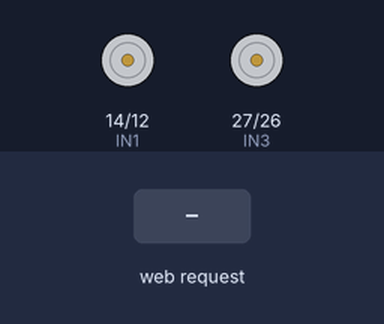
This sketch was run on a simulated ESP32. Parts: motor-driver pin pairs drawn as motors (green arrow = first pin HIGH = forward, orange = second pin HIGH = backward, longer = more drive, scaled by the enable pin). The inputs (shaded band) are chosen by the test bench. WiFi joins after 1.5 s; servers stay silent unless stated; what the sketch prints to the serial monitor is not drawn.

Above: at 2.8 s.
2.9 s: HTTP request GET /cmd?motor=mundur received
At 4.1 s:
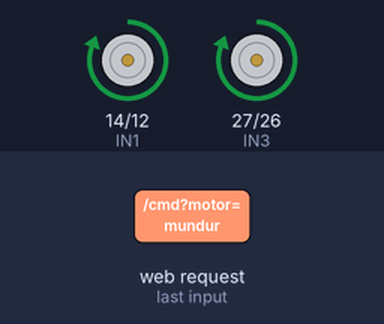
4.4 s: HTTP request GET /cmd?motor=maju received
At 5.5 s:
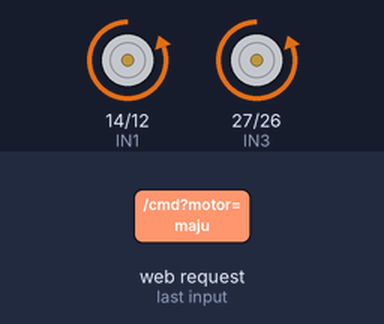
5.9 s: HTTP request GET /cmd?motor=kiri received
At 6.6 s:
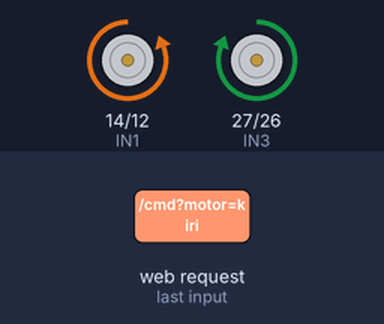
7.4 s: HTTP request GET /cmd?motor=kanan received
At 7.8 s:
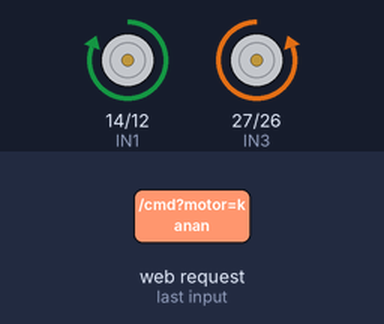
Timing chart, 0 to 9.9 s (numbered marks = the images above; inputs shaded):
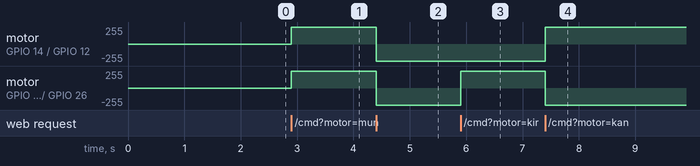

Measured:
- after the input at 2.9 s, motor on GPIO 14 (IN1) / GPIO 12 (IN2), motor on GPIO 27 (IN3) / GPIO 26 (IN4): stopped → forward 255/255 at once
- after the input at 4.4 s, motor on GPIO 14 (IN1) / GPIO 12 (IN2), motor on GPIO 27 (IN3) / GPIO 26 (IN4): forward 255/255 → backward 255/255 at once
- after the input at 5.9 s, motor on GPIO 27 (IN3) / GPIO 26 (IN4): backward 255/255 → forward 255/255 at once
- after the input at 7.4 s, motor on GPIO 14 (IN1) / GPIO 12 (IN2): backward 255/255 → forward 255/255 at once; motor on GPIO 27 (IN3) / GPIO 26 (IN4): forward 255/255 → backward 255/255 at once

The sketch:

roda-dc-kuning.ino
```cpp
#include <WiFi.h>
#include <WebServer.h>


const char* ssid     = "bismillah";
const char* password = "bunga123";
WebServer server(80);  // Port HTTP


// KIRI
const int IN1 = 14;
const int IN2 = 12;
const int ENA = 13;
// KANAN
const int IN3 = 27;
const int IN4 = 26;
const int ENB = 25;

String lastCmd = "";

void setup() {
  Serial.begin(115200);

  pinMode(IN1, OUTPUT); pinMode(IN2, OUTPUT); pinMode(ENA, OUTPUT);
  pinMode(IN3, OUTPUT); pinMode(IN4, OUTPUT); pinMode(ENB, OUTPUT);

  digitalWrite(ENA, HIGH);
  digitalWrite(ENB, HIGH);

 /* ip dinamis */
  WiFi.begin(ssid, password);
  Serial.print("Menghubungkan WiFi");
  while (WiFi.status() != WL_CONNECTED) {
    delay(400); Serial.print(".");
  }

  Serial.println("\n✓ WiFi Terhubung!");
  Serial.print("Alamat IP: "); Serial.println(WiFi.localIP());

  server.on("/", handleRoot);
  server.on("/cmd", handleCmd);
  server.begin();
}

void loop() {
  server.handleClient();
}

void handleRoot() {
  String page = R"rawliteral(
<!DOCTYPE html><html><head><meta charset='utf-8'>
<title>Kendali Motor DC</title>
<meta name='viewport' content='width=device-width,initial-scale=1'>
<style>
  body{font-family:Arial;text-align:center;background:#e7f0fa;padding:40px}
  h2{margin-bottom:20px}
  .btn{width:160px;height:60px;font-size:18px;font-weight:bold;
       border:none;border-radius:12px;margin:10px;cursor:pointer}
  .green{background:#4caf50;color:white}
  .blue{background:#2196f3;color:white}
  .orange{background:#ff9800;color:white}
  .red{background:#f44336;color:white}
</style></head><body>
<h2>Kontrol 4 Arah</h2>

<button class='btn green'  onclick="send('mundur')">⬆️ MUNDUR</button><br>
<button class='btn orange' onclick="send('kiri')">⬅️ BEL0K KIRI</button>
<button class='btn orange' onclick="send('kanan')">BEL0K KANAN ➡️</button><br>
<button class='btn blue'   onclick="send('maju')">⬇️ MAJU</button><br>
<button class='btn red'    onclick="send('stop')">⏹️ STOP</button>

<script>
function send(cmd){
  fetch("/cmd?motor="+cmd).then(()=>console.log("Sent:",cmd));
}
</script></body></html>
)rawliteral";

  server.send(200, "text/html", page);
}

void handleCmd() {
  String cmd = server.arg("motor");
  Serial.println("Dapat perintah: " + cmd);

  if (cmd == "mundur")      gerakMundur();
  else if (cmd == "maju") gerakMaju();
  else if (cmd == "kiri")   belokKiri();
  else if (cmd == "kanan")  belokKanan();
  else if (cmd == "stop")   stopMotor();

  lastCmd = cmd;
  server.send(200, "text/plain", "OK");
}

void gerakMundur() {
  digitalWrite(IN1, HIGH); digitalWrite(IN2, LOW);
  digitalWrite(IN3, HIGH); digitalWrite(IN4, LOW);
}

void gerakMaju() {
  digitalWrite(IN1, LOW); digitalWrite(IN2, HIGH);   // kiri mundur
  digitalWrite(IN3, LOW); digitalWrite(IN4, HIGH);   // kanan mundur
}

void belokKiri() {
  digitalWrite(IN1, LOW); digitalWrite(IN2, HIGH);   // kiri mundur
  digitalWrite(IN3, HIGH); digitalWrite(IN4, LOW);   // kanan maju
}

void belokKanan() {
  digitalWrite(IN1, HIGH); digitalWrite(IN2, LOW);   // kiri maju
  digitalWrite(IN3, LOW); digitalWrite(IN4, HIGH);   // kanan mundur
}

void stopMotor() {
  digitalWrite(IN1, LOW); digitalWrite(IN2, LOW);
  digitalWrite(IN3, LOW); digitalWrite(IN4, LOW);
}
```
